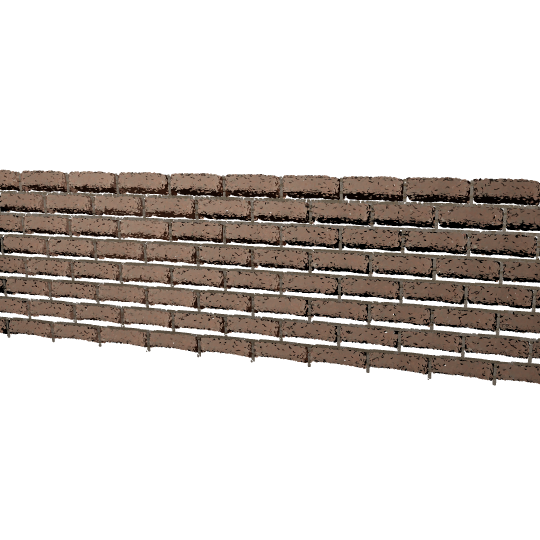
#> input picture evidence/LIE-WALL04-CapturedMortar-Neutral.png, 1080 x 1080 px (shown at 1/2 size)
$ python lie_wall04_gap_audit.py --directory ../evidence
#> lines starting #> are read from the running program, lines starting #| are printed output that depends on the picture; after the words box and inside, x2 and y2 are one past the last pixel; in counts of white or black regions, pixels touching at a corner belong together
"""WALL04 native frame audit: distinguish transparent joint gaps from true shadows.

This is a SCREEN-SPACE diagnostic, not a claim that source PBR masks were
reviewed. The pixels come only from actual Godot Vulkan compositor PNGs.
Column-bounded alpha voids include intended/real holes and must be visually
inspected; background outside the brick-wall silhouette is excluded.
"""
from __future__ import annotations

import argparse
import hashlib
import json
from pathlib import Path
import numpy as np
from PIL import Image

PREVIOUS_MEASURED_NEUTRAL_IN_WALL_GAPS = 38564  # 2026-10-14, source SHA locked


def audit_frame(path: Path) -> dict:
    with Image.open(path) as img:
#> img is the input picture: PIL image 1080x1080 RGBA; mean R, G, B, A 32.6, 26.6, 22.5, 77.2
        rgba = np.asarray(img.convert("RGBA"), dtype=np.uint8)
    if rgba.shape != (1080, 1080, 4):
        raise ValueError("Compare exact 1080x1080 native Vulkan frames only")
    observed = rgba[:, :, 3] >= 128
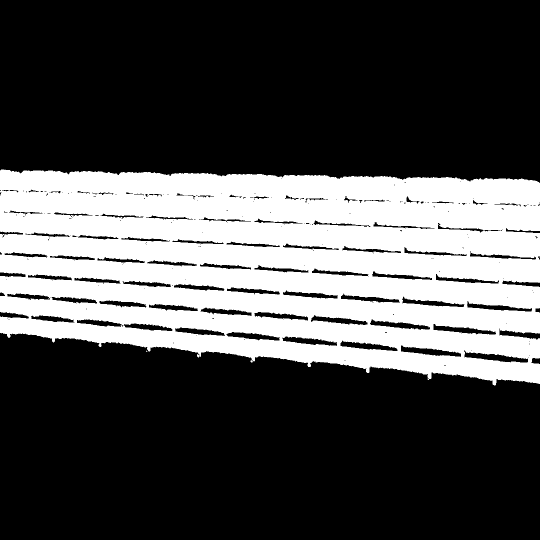
#> observed: shape (1080, 1080) bool (shown at 1/2 size); 30.6% white; 3 white regions (2 under 20 px), largest, box (x1, y1, x2, y2) and area: (0, 339, 1080, 771) 357248
    interior_empty = 0
    interior_pixels = 0
    hist = [0] * 33
    columns = 0
    for col in range(observed.shape[1]):
        y = np.flatnonzero(observed[:, col])
        if len(y) < 8:
            continue
        inside = observed[y[0]:y[-1] + 1, col]
        if len(inside) < 10:
            continue
        columns += 1
        interior_pixels += len(inside)
        holes = ~inside
        interior_empty += int(np.count_nonzero(holes))
        edge = np.diff(np.r_[0, holes, 0].astype(np.int8))
        start, stop = np.flatnonzero(edge == 1), np.flatnonzero(edge == -1)
        for span in stop - start:
            hist[min(int(span), 32)] += 1
#> this loop made 1080 passes
#> (interior_pixels, interior_empty, start, stop) on passes 1 to 3: (325, 41, [39, 44, 122, 163, 204, 244, 283], [41, 50, 127, 168, 211, 251, 292]), (651, 75, [40, 44, 46, 124, 165, 205, 246, 284], [41, 45, 48, 128, 169, 212, 252, 293]), (978, 106, [45, 125, 167, 206, 246, 286], [46, 129, 170, 213, 253, 295])
#> after the loop, columns = 1080; hist = 33 values, max 809 at index 6, min 0 at index 0, mean 214.4; interior_empty = 38564; interior_pixels = 395819
    if not (columns >= 800 and 250000 <= interior_pixels <= 600000):
        raise ValueError("Frame does not contain the expected source wall")
    dark_opaque = observed & (np.max(rgba[:, :, :3], axis=2) <= 10)
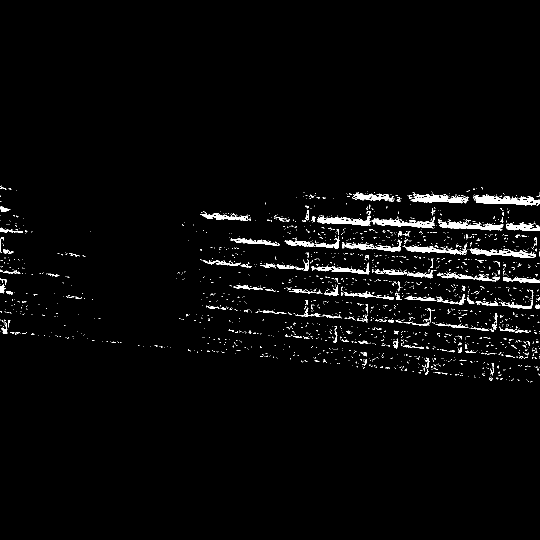
#> dark_opaque: shape (1080, 1080) bool (shown at 1/2 size); 2.4% white; 1832 white regions (1705 under 20 px), largest, box (x1, y1, x2, y2) and area: (947, 389, 1080, 411) 1560, (876, 438, 1007, 461) 1186, (821, 385, 938, 407) 1179
    return {
        "filename": path.name,
        "sha256": hashlib.sha256(path.read_bytes()).hexdigest(),
        "pixels_alpha_ge_128": int(np.count_nonzero(observed)),
        "wall_columns": columns,
        "column_bounded_wall_pixels": interior_pixels,
        "in_wall_alpha_empty_pixels": interior_empty,
        "in_wall_alpha_gap_fraction": float(interior_empty / interior_pixels),
        "visible_dark_opaque_pixels_max_rgb_le_10": int(np.count_nonzero(dark_opaque)),
        "vertical_gap_runs_by_length": {
            "1_to_2": sum(hist[1:3]),
            "3_to_5": sum(hist[3:6]),
            "6_to_9": sum(hist[6:10]),
            "10_to_31": sum(hist[10:32]),
            "32_or_more": hist[32],
        },
    }


def main(directory: Path) -> dict:
    neutral = audit_frame(directory / "LIE-WALL04-CapturedMortar-Neutral.png")
#> neutral = 9 items
    unoccluded = audit_frame(directory / "LIE-WALL04-CapturedMortar-NoOccluders-DIAGNOSTIC.png")
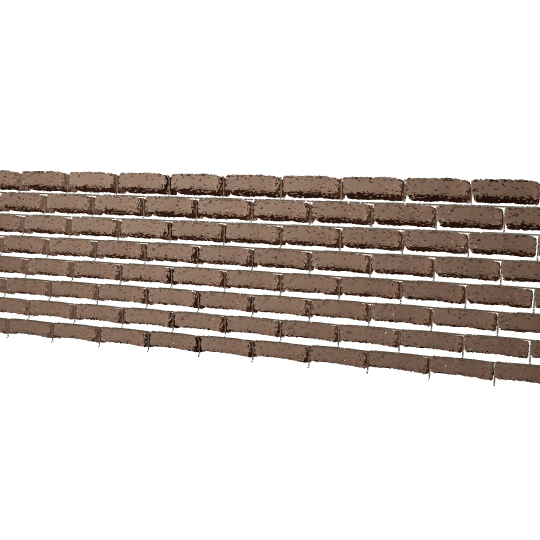
#> input picture evidence/LIE-WALL04-CapturedMortar-NoOccluders-DIAGNOSTIC.png, 1080 x 1080 px (shown at 1/2 size)
#> in audit_frame, img is the input picture: PIL image 1080x1080 RGBA; mean R, G, B, A 32.2, 25.6, 21.5, 71
#> in audit_frame (call 2), `observed = rgba[:, :, 3] >= 128`:
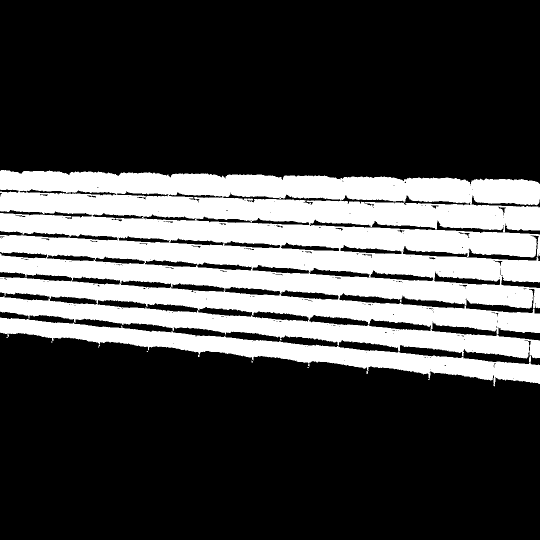
#> observed: shape (1080, 1080) bool (shown at 1/2 size); 28.2% white; 16 white regions (15 under 20 px), largest, box (x1, y1, x2, y2) and area: (0, 340, 1080, 773) 329301
#> the loop in audit_frame (call 2), `for col in range(observed.shape[1]):` made 1080 passes
#> (interior_pixels, interior_empty, start, stop) on passes 1 to 3: (323, 58, [37, 44, 80, 120, 131, 162, 202, 243, 282], [41, 51, 84, 128, 133, 165, 212, 252, 293]), (648, 111, [39, 45, 82, 121, 132, 163, 204, 215, 244, 282], [42, 48, 85, 129, 134, 166, 213, 216, 253, 294]), (974, 161, [40, 46, 83, 123, 133, 137, 165, 205, 216, 245, 284], [43, 48, 86, 130, 134, 138, 168, 214, 217, 254, 295])
#> after the loop in audit_frame (call 2), `for col in range(observed.shape[1]):`: columns = 1080; hist = 33 values, max 833 at index 9, min 0 at index 0, mean 259.8; interior_empty = 64504; interior_pixels = 393921
#> in audit_frame (call 2), `dark_opaque = observed & (np.max(rgba[:, :, :3], axis=2) <= 10)`:
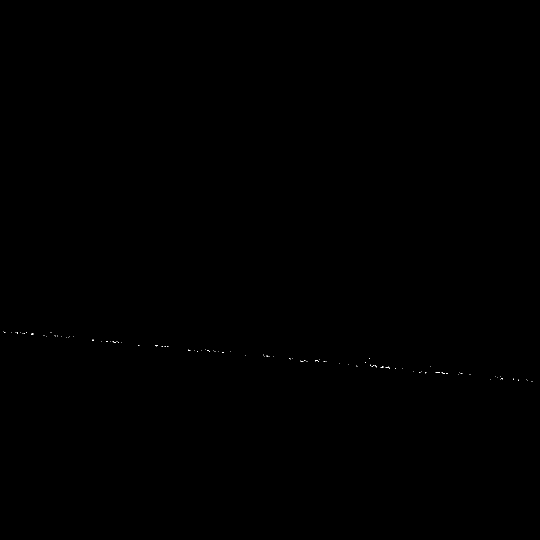
#> dark_opaque: shape (1080, 1080) bool (shown at 1/2 size); 0.02% white in thin lines or dots, all inside (x1, y1, x2, y2) = (6, 663, 1065, 764)
#> unoccluded = 9 items
    report = {
        "experimental_screen_space_diagnostic": True,
        "real_native_vulkan_png_only": True,
        "source_photo_masks_G1_reviewed": False,
        "never_treat_transparent_background_as_missing_mortar": True,
        "reference_baseline_in_wall_gaps": PREVIOUS_MEASURED_NEUTRAL_IN_WALL_GAPS,
        "delta_in_wall_gaps": neutral["in_wall_alpha_empty_pixels"] - PREVIOUS_MEASURED_NEUTRAL_IN_WALL_GAPS,
        "neutral": neutral,
        "without_shadow_occluders": unoccluded,
        "alpha_equal_between_lighting_variants": (
            neutral["pixels_alpha_ge_128"] == unoccluded["pixels_alpha_ge_128"]
            and neutral["in_wall_alpha_empty_pixels"] == unoccluded["in_wall_alpha_empty_pixels"]
        ),
    }
    (directory / "LIE-WALL04-gap-audit.json").write_text(json.dumps(report, indent=2) + "\n")
    print(json.dumps(report, indent=2))
#| {
#|   "experimental_screen_space_diagnostic": true,
#|   "real_native_vulkan_png_only": true,
#|   "source_photo_masks_G1_reviewed": false,
#|   "never_treat_transparent_background_as_missing_mortar": true,
#|   "reference_baseline_in_wall_gaps": 38564,
#|   "delta_in_wall_gaps": 0,
#|   "neutral": {
#|     "filename": "LIE-WALL04-CapturedMortar-Neutral.png",
#|     "sha256": "58a0c3062a79c5d24c4ec1a00bca1740734b4a8fed36dc8cc2ebb4ac6beccdff",
#|     "pixels_alpha_ge_128": 357255,
#|     "wall_columns": 1080,
#> (further printed lines are left out)
    if report["alpha_equal_between_lighting_variants"] is False:
#> (the run stopped early here; a loop or call above may not have finished)
